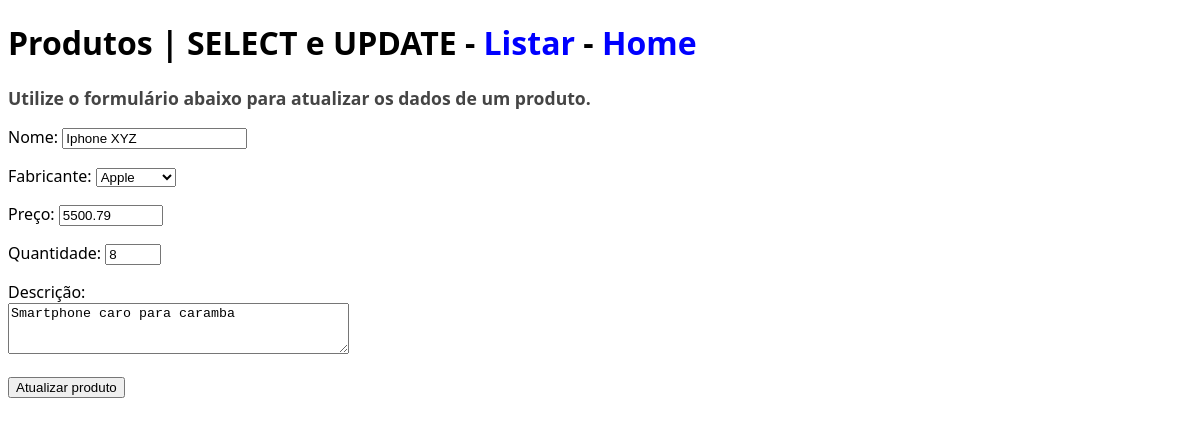
The app's page /produtos/atualizar.php?id=2, older data.
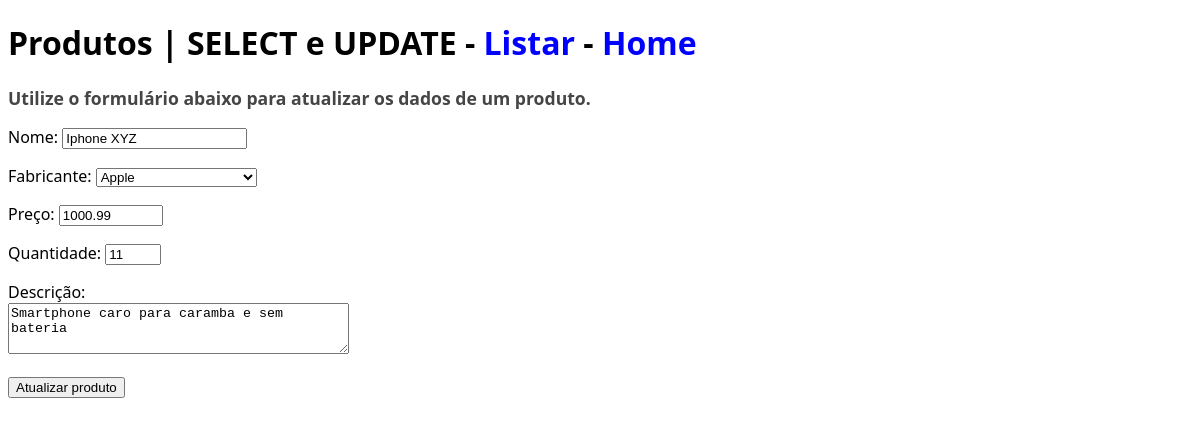
The same page, newer data.
### tables this page shows
CREATE TABLE `produtos` (
  `id` int(11) NOT NULL,
  `nome` varchar(45) NOT NULL,
  `preco` decimal(8,2) NOT NULL,
  `quantidade` smallint(6) DEFAULT NULL,
  `descricao` text DEFAULT NULL,
  `fabricantes_id` int(11) NOT NULL
);

CREATE TABLE `fabricantes` (
  `id` int(11) NOT NULL,
  `nome` varchar(45) NOT NULL
);

### includes/funcoes-produtos.php (called while the page is built, shortened)
<?php
function lerUmProduto($conexao, $id){
    $sql = "SELECT id, nome, preco, quantidade, descricao, fabricantes_id FROM produtos WHERE id = $id";
    $resultado = mysqli_query($conexao, $sql) or die(mysqli_error($conexao));
    return mysqli_fetch_assoc($resultado);
}

### includes/funcoes-fabricantes.php (called while the page is built, shortened)
<?php
function lerFabricantes($conexao){
    $sql = "SELECT id, nome FROM fabricantes";
    $resultado = mysqli_query($conexao, $sql) or die(mysqli_error($conexao));
    $fabricantes = [];
    while($fabricante = mysqli_fetch_assoc($resultado)){
        array_push($fabricantes, $fabricante);
    }
    return $fabricantes;
}

### produtos/atualizar.php (the view, shortened to what this page needs)
<?php
require '../includes/funcoes-fabricantes.php';
require '../includes/funcoes-produtos.php';
$listaDeFabricantes = lerFabricantes($conexao);
$id = filter_input(INPUT_GET, 'id', FILTER_SANITIZE_NUMBER_INT);
$produto = lerUmProduto($conexao, $id);
?>
<!DOCTYPE html>
<html lang="pt-br">
<head>
<link href="../css/style.css" rel="stylesheet">
</head>
<body>
<div class="container">
    <h1>Produtos | SELECT e UPDATE -
    <a href="listar.php">Listar</a> -
    <a href="../index.php">Home</a> </h1>
</div>
<div class="container">
    <h2>Utilize o formulário abaixo para atualizar os dados de um produto.</h2>
    <form action="" method="post">
        <p><label for="nome">Nome:</label>
	    <input value="<?=$produto['nome']?>" type="text" name="nome" id="nome" required></p>
        <p>
            <label for="fabricante">Fabricante:</label>
            <select name="fabricante" id="fabricante" required>
                <?php
        foreach($listaDeFabricantes as $fabricante){
        ?>
            <option
            <?php if($produto['fabricantes_id'] == $fabricante['id']){echo "selected";}?>
                value="<?=$fabricante['id']?>"><?=$fabricante['nome']?>
            </option>
        <?php } ?>
            </select>
        </p>
        <p><label for="preco">Preço:</label>
	    <input value="<?=$produto['preco']?>" type="number" name="preco" id="preco" min="0" max="10000" step="0.01" required></p>
        <p><label for="quantidade">Quantidade:</label>
	    <input value="<?=$produto['quantidade']?>" type="number" name="quantidade" id="quantidade" min="0" max="50" step="1" required></p>
	    <p><label for="descricao">Descrição:</label> <br>
	    <textarea name="descricao" id="descricao" rows="3" cols="40" maxlength="500" required><?=$produto['descricao']?></textarea>
        </p>
        <button name="atualizar">Atualizar produto</button>
	</form>
</div>
</body>
</html>

Row changes from the older to the newer data that the page shows:
changed produtos "Iphone XYZ": preco "5500.79" → "1000.99"; quantidade "8" → "11"; descricao "Smartphone caro para caramba" → "Smartphone caro para caramba e sem bateria"
